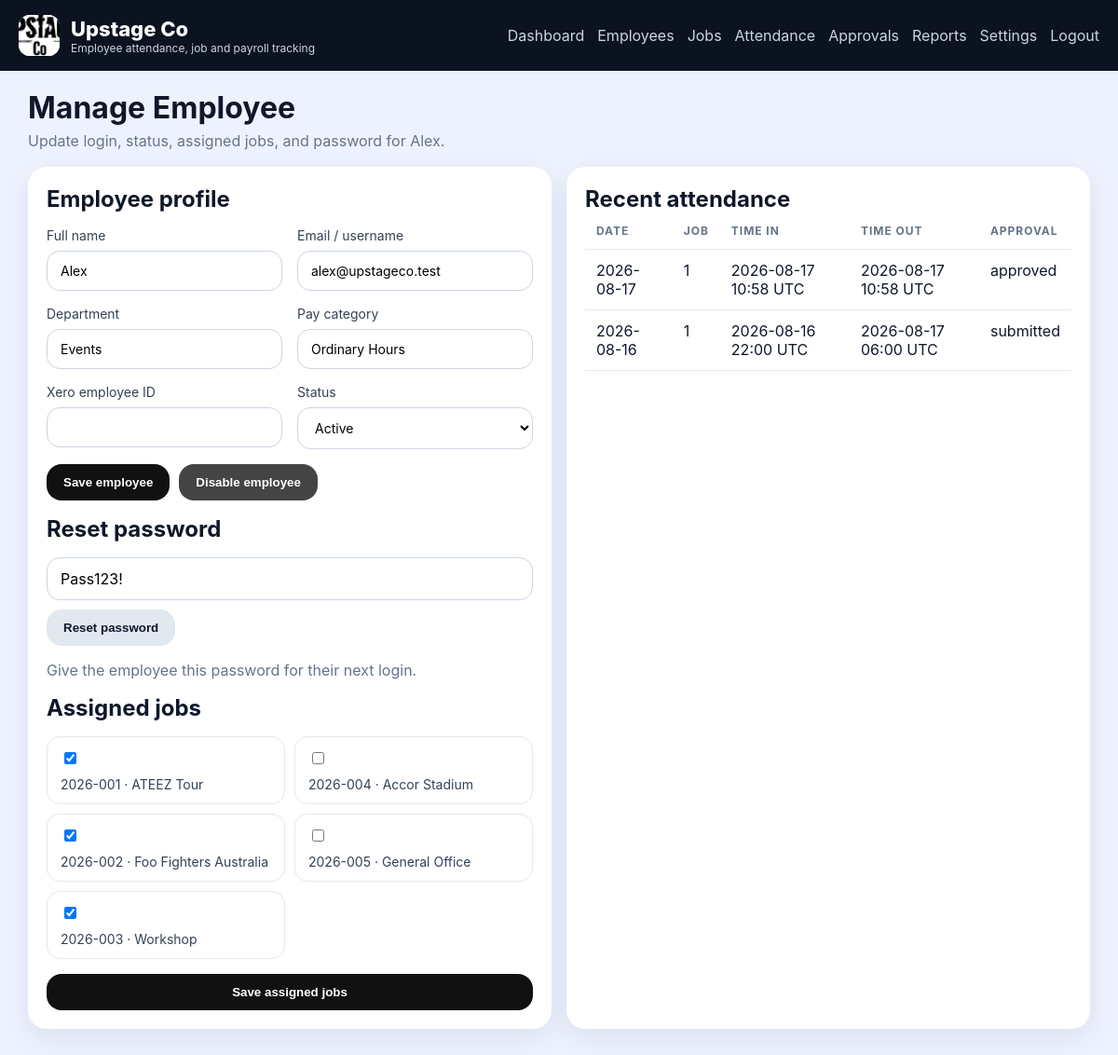
Before: /admin/employees/2 (signed in) with the older database file.
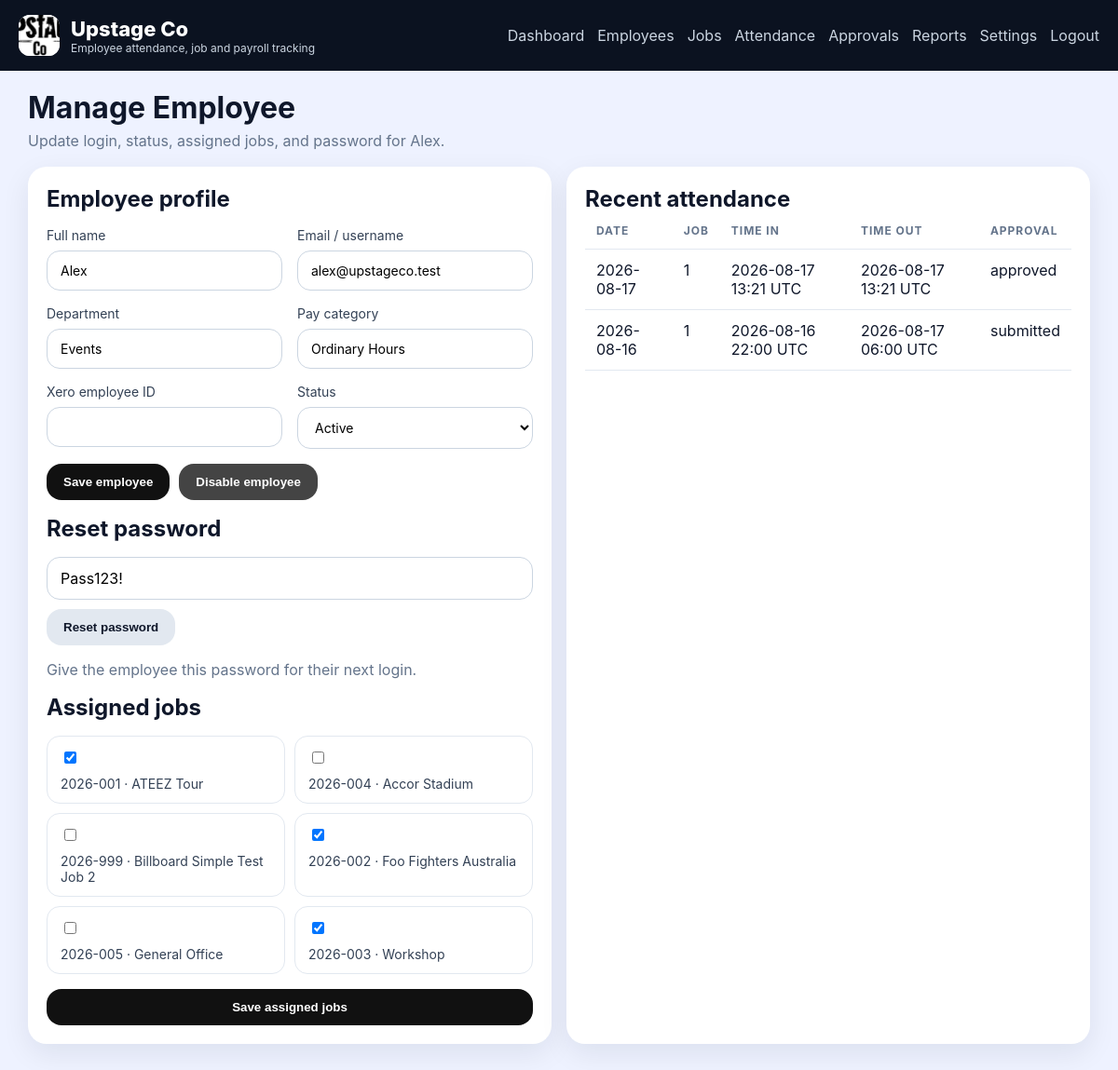
After: the same page with the newer database file.
### app.py (models this page shows)
class Job(db.Model):
    id = db.Column(db.Integer, primary_key=True)
    job_number = db.Column(db.String(50), unique=True, nullable=False)
    name = db.Column(db.String(120), nullable=False)
    client = db.Column(db.String(120), nullable=False)
    venue = db.Column(db.String(120), nullable=False)
    location = db.Column(db.String(255), nullable=False)
    start_date = db.Column(db.Date, nullable=False)
    end_date = db.Column(db.Date, nullable=False)
    manager_name = db.Column(db.String(120), nullable=False)
    status = db.Column(db.String(50), default="Active")
    notes = db.Column(db.Text, default="")

class Attendance(db.Model):
    id = db.Column(db.Integer, primary_key=True)
    attendance_uuid = db.Column(db.String(36), default=lambda: str(uuid.uuid4()), unique=True)
    user_id = db.Column(db.Integer, db.ForeignKey("user.id"), nullable=False)
    job_id = db.Column(db.Integer, db.ForeignKey("job.id"), nullable=False)
    status = db.Column(db.String(50), default="working")
    date = db.Column(db.Date, default=lambda: datetime.now(timezone.utc).date())
    time_in_at = db.Column(db.DateTime, nullable=False)
    time_out_at = db.Column(db.DateTime, nullable=True)
    time_in_device_at = db.Column(db.DateTime, nullable=True)
    time_out_device_at = db.Column(db.DateTime, nullable=True)
    offline_time_in = db.Column(db.Boolean, default=False)
    offline_time_out = db.Column(db.Boolean, default=False)
    time_in_photo = db.Column(db.String(255), nullable=True)
    time_out_photo = db.Column(db.String(255), nullable=True)
    time_in_lat = db.Column(db.Float, nullable=True)
    time_in_lng = db.Column(db.Float, nullable=True)
    time_out_lat = db.Column(db.Float, nullable=True)
    time_out_lng = db.Column(db.Float, nullable=True)
    time_in_address = db.Column(db.String(255), nullable=True)
    time_out_address = db.Column(db.String(255), nullable=True)
    time_in_device = db.Column(db.String(255), nullable=True)
    time_out_device = db.Column(db.String(255), nullable=True)
    work_summary = db.Column(db.Text, default="")
    notes = db.Column(db.Text, default="")
    final_job_photo = db.Column(db.String(255), nullable=True)
    total_break_minutes = db.Column(db.Integer, default=0)
    paid_break_minutes = db.Column(db.Integer, default=0)
    unpaid_break_minutes = db.Column(db.Integer, default=0)
    net_minutes = db.Column(db.Integer, default=0)
    approval_status = db.Column(db.String(50), default="draft")
    approver_id = db.Column(db.Integer, db.ForeignKey("user.id"), nullable=True)
    approval_note = db.Column(db.Text, default="")
    approved_at = db.Column(db.DateTime, nullable=True)
    geofence_status = db.Column(db.String(30), default="unknown")
    last_synced_at = db.Column(db.DateTime, default=lambda: datetime.now(timezone.utc))
    edited_after_approval = db.Column(db.Boolean, default=False)

### app.py (the view)
@app.route("/admin/employees/<int:user_id>")
@login_required(role="admin")
def admin_employee_detail_page(user_id):
    employee = User.query.filter_by(id=user_id, role="employee").first_or_404()
    jobs = Job.query.order_by(Job.name.asc()).all()
    assigned_ids = assigned_job_ids(employee.id)
    recent_rows = Attendance.query.filter_by(user_id=employee.id).order_by(Attendance.time_in_at.desc()).limit(20).all()
    return render_template("admin_employee_detail.html", employee=employee, jobs=jobs, assigned_ids=assigned_ids, recent_rows=recent_rows)

### app.py (called while the page is built)
def ensure_utc_naive(value):
    if value is None:
        return None
    if value.tzinfo is not None:
        return value.astimezone(timezone.utc).replace(tzinfo=None)
    return value

def dtfmt(value):
    if not value:
        return "-"
    value = ensure_utc_naive(value)
    return value.strftime("%Y-%m-%d %H:%M UTC")

@app.context_processor
def inject_helpers():
    settings = CompanySettings.query.first()
    return {"current_user": current_user, "company_settings": settings}

def current_user():
    uid = session.get("user_id")
    if not uid:
        return None
    return User.query.get(uid)

def login_required(role=None):
    def deco(fn):
        @wraps(fn)
        def wrapped(*args, **kwargs):
            user = current_user()
            if not user:
                return redirect(url_for("login"))
            if role and user.role != role:
                return redirect(url_for("index"))
            return fn(*args, **kwargs)
        return wrapped
    return deco

def assigned_job_ids(user_id):
    return [row.job_id for row in JobAssignment.query.filter_by(user_id=user_id).all()]

### templates/admin_employee_detail.html (shortened to what this page needs)
{% extends 'base.html' %}
{% block content %}
<div class="page-title"><h1>Manage Employee</h1><p>Update login, status, assigned jobs, and password for {{ employee.full_name }}.</p></div>
<div class="grid two-col">
  <div class="card stack gap-md">
    <h2>Employee profile</h2>
    <div class="grid two-col">
      <label>Full name<input id="full_name" value="{{ employee.full_name }}"></label>
      <label>Email / username<input id="email" value="{{ employee.email }}"></label>
      <label>Department<input id="department" value="{{ employee.department }}"></label>
      <label>Pay category<input id="pay_category" value="{{ employee.pay_category }}"></label>
      <label>Xero employee ID<input id="xero_employee_id" value="{{ employee.xero_employee_id or '' }}"></label>
      <label>Status<select id="active"><option value="true" {{ 'selected' if employee.active else '' }}>Active</option><option value="false" {{ '' if employee.active else 'selected' }}>Disabled</option></select></label>
    </div>
    <div class="actions-inline">
      <button class="btn primary" onclick="saveEmployee()">Save employee</button>
      <button class="btn secondary" onclick="toggleEmployee()">{{ 'Disable' if employee.active else 'Enable' }} employee</button>
    </div>
    <h2>Reset password</h2>
    <div class="actions-inline">
      <input id="new_password" value="Pass123!" placeholder="New password">
      <button class="btn ghost" onclick="resetPassword()">Reset password</button>
    </div>
    <div class="muted">Give the employee this password for their next login.</div>
    <h2>Assigned jobs</h2>
    <div class="checkbox-grid">
      {% for job in jobs %}
        <label class="check-chip"><input type="checkbox" class="job-check" value="{{ job.id }}" {{ 'checked' if job.id in assigned_ids else '' }}> {{ job.job_number }} · {{ job.name }}</label>
      {% endfor %}
    </div>
    <button class="btn primary" onclick="saveAssignments()">Save assigned jobs</button>
  </div>
  <div class="card">
    <h2>Recent attendance</h2>
    <table>
      <thead><tr><th>Date</th><th>Job</th><th>Time In</th><th>Time Out</th><th>Approval</th></tr></thead>
      <tbody>
      {% for row in recent_rows %}
        <tr><td>{{ row.date }}</td><td>{{ row.job_id }}</td><td>{{ row.time_in_at|dtfmt }}</td><td>{{ row.time_out_at|dtfmt }}</td><td>{{ row.approval_status }}</td></tr>
      {% else %}
        <tr><td colspan="5">No attendance yet.</td></tr>
      {% endfor %}
      </tbody>
    </table>
  </div>
</div>
{% endblock %}

Changed rows visible on the page:
added Job: job_number "2026-999", name "Billboard Simple Test Job 2"
changed Attendance "approved": time_in_at|dtfmt "2026-08-17 10:58 UTC" → "2026-08-17 13:21 UTC"; time_out_at|dtfmt "2026-08-17 10:58 UTC" → "2026-08-17 13:21 UTC"
